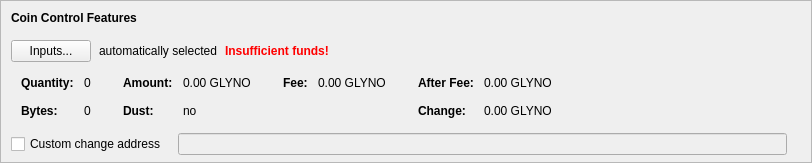
    <widget class="QFrame" name="frameCoinControl">
     <property name="sizePolicy">
      <sizepolicy hsizetype="Expanding" vsizetype="Expanding">
       <horstretch>0</horstretch>
       <verstretch>0</verstretch>
      </sizepolicy>
     </property>
     <property name="maximumSize">
      <size>
       <width>16777215</width>
       <height>16777215</height>
      </size>
     </property>
     <property name="frameShape">
      <enum>QFrame::StyledPanel</enum>
     </property>
     <property name="frameShadow">
      <enum>QFrame::Sunken</enum>
     </property>
     <layout class="QVBoxLayout" name="verticalLayoutCoinControl2">
      <property name="spacing">
       <number>0</number>
      </property>
      <property name="leftMargin">
       <number>0</number>
      </property>
      <property name="topMargin">
       <number>0</number>
      </property>
      <property name="rightMargin">
       <number>0</number>
      </property>
      <property name="bottomMargin">
       <number>6</number>
      </property>
      <item>
       <layout class="QVBoxLayout" name="verticalLayoutCoinControl" stretch="0,0,0,0,1">
        <property name="spacing">
         <number>0</number>
        </property>
        <property name="leftMargin">
         <number>10</number>
        </property>
        <property name="topMargin">
         <number>10</number>
        </property>
        <item>
         <layout class="QHBoxLayout" name="horizontalLayoutCoinControl1">
          <property name="bottomMargin">
           <number>15</number>
          </property>
          <item>
           <widget class="QLabel" name="labelCoinControlFeatures">
            <property name="sizePolicy">
             <sizepolicy hsizetype="Preferred" vsizetype="Maximum">
              <horstretch>0</horstretch>
              <verstretch>0</verstretch>
             </sizepolicy>
            </property>
            <property name="font">
             <font>
              <weight>75</weight>
              <bold>true</bold>
             </font>
            </property>
            <property name="styleSheet">
             <string notr="true">font-weight:bold;</string>
            </property>
            <property name="text">
             <string>Coin Control Features</string>
            </property>
           </widget>
          </item>
         </layout>
        </item>
        <item>
         <layout class="QHBoxLayout" name="horizontalLayoutCoinControl2" stretch="0,0,0,0">
          <property name="spacing">
           <number>8</number>
          </property>
          <property name="bottomMargin">
           <number>10</number>
          </property>
          <item>
           <widget class="QPushButton" name="pushButtonCoinControl">
            <property name="styleSheet">
             <string notr="true"/>
            </property>
            <property name="text">
             <string>Inputs...</string>
            </property>
            <property name="autoDefault">
             <bool>false</bool>
            </property>
           </widget>
          </item>
          <item>
           <widget class="QLabel" name="labelCoinControlAutomaticallySelected">
            <property name="text">
             <string>automatically selected</string>
            </property>
            <property name="margin">
             <number>5</number>
            </property>
           </widget>
          </item>
          <item>
           <widget class="QLabel" name="labelCoinControlInsuffFunds">
            <property name="font">
             <font>
              <weight>75</weight>
              <bold>true</bold>
             </font>
            </property>
            <property name="styleSheet">
             <string notr="true">color:red;font-weight:bold;</string>
            </property>
            <property name="text">
             <string>Insufficient funds!</string>
            </property>
            <property name="margin">
             <number>5</number>
            </property>
           </widget>
          </item>
          <item>
           <spacer name="horizontalSpacerCoinControl">
            <property name="orientation">
             <enum>Qt::Horizontal</enum>
            </property>
            <property name="sizeHint" stdset="0">
             <size>
              <width>40</width>
              <height>1</height>
             </size>
            </property>
           </spacer>
          </item>
         </layout>
        </item>
        <item>
         <widget class="QWidget" name="widgetCoinControl" native="true">
          <property name="sizePolicy">
           <sizepolicy hsizetype="Preferred" vsizetype="Preferred">
            <horstretch>0</horstretch>
            <verstretch>0</verstretch>
           </sizepolicy>
          </property>
          <property name="minimumSize">
           <size>
            <width>0</width>
            <height>0</height>
           </size>
          </property>
          <property name="styleSheet">
           <string notr="true"/>
          </property>
          <layout class="QHBoxLayout" name="horizontalLayoutCoinControl5">
           <property name="leftMargin">
            <number>0</number>
           </property>
           <property name="topMargin">
            <number>0</number>
           </property>
           <property name="rightMargin">
            <number>0</number>
           </property>
           <property name="bottomMargin">
            <number>0</number>
           </property>
           <item>
            <layout class="QHBoxLayout" name="horizontalLayoutCoinControl3" stretch="0,0,0,1">
             <property name="spacing">
              <number>20</number>
             </property>
             <property name="topMargin">
              <number>0</number>
             </property>
             <property name="bottomMargin">
              <number>10</number>
             </property>
             <item>
              <layout class="QFormLayout" name="formLayoutCoinControl1">
               <property name="horizontalSpacing">
                <number>10</number>
               </property>
               <property name="verticalSpacing">
                <number>14</number>
               </property>
               <property name="leftMargin">
                <number>10</number>
               </property>
               <property name="topMargin">
                <number>4</number>
               </property>
               <property name="rightMargin">
                <number>6</number>
               </property>
               <item row="0" column="0">
                <widget class="QLabel" name="labelCoinControlQuantityText">
                 <property name="font">
                  <font>
                   <weight>75</weight>
                   <bold>true</bold>
                  </font>
                 </property>
                 <property name="text">
                  <string>Quantity:</string>
                 </property>
                 <property name="margin">
                  <number>0</number>
                 </property>
                </widget>
               </item>
               <item row="0" column="1">
                <widget class="QLabel" name="labelCoinControlQuantity">
                 <property name="cursor">
                  <cursorShape>IBeamCursor</cursorShape>
                 </property>
                 <property name="contextMenuPolicy">
                  <enum>Qt::ActionsContextMenu</enum>
                 </property>
                 <property name="text">
                  <string notr="true">0</string>
                 </property>
                 <property name="margin">
                  <number>0</number>
                 </property>
                 <property name="textInteractionFlags">
                  <set>Qt::LinksAccessibleByMouse|Qt::TextSelectableByKeyboard|Qt::TextSelectableByMouse</set>
                 </property>
                </widget>
               </item>
               <item row="1" column="0">
                <widget class="QLabel" name="labelCoinControlBytesText">
                 <property name="font">
                  <font>
                   <weight>75</weight>
                   <bold>true</bold>
                  </font>
                 </property>
                 <property name="text">
                  <string>Bytes:</string>
                 </property>
                </widget>
               </item>
               <item row="1" column="1">
                <widget class="QLabel" name="labelCoinControlBytes">
                 <property name="cursor">
                  <cursorShape>IBeamCursor</cursorShape>
                 </property>
                 <property name="contextMenuPolicy">
                  <enum>Qt::ActionsContextMenu</enum>
                 </property>
                 <property name="text">
                  <string notr="true">0</string>
                 </property>
                 <property name="textInteractionFlags">
                  <set>Qt::LinksAccessibleByMouse|Qt::TextSelectableByKeyboard|Qt::TextSelectableByMouse</set>
                 </property>
                </widget>
               </item>
              </layout>
             </item>
             <item>
              <layout class="QFormLayout" name="formLayoutCoinControl2">
               <property name="horizontalSpacing">
                <number>10</number>
               </property>
               <property name="verticalSpacing">
                <number>14</number>
               </property>
               <property name="leftMargin">
                <number>6</number>
               </property>
               <property name="topMargin">
                <number>4</number>
               </property>
               <property name="rightMargin">
                <number>6</number>
               </property>
               <item row="0" column="0">
                <widget class="QLabel" name="labelCoinControlAmountText">
                 <property name="font">
                  <font>
                   <weight>75</weight>
                   <bold>true</bold>
                  </font>
                 </property>
                 <property name="text">
                  <string>Amount:</string>
                 </property>
                 <property name="margin">
                  <number>0</number>
                 </property>
                </widget>
               </item>
               <item row="0" column="1">
                <widget class="QLabel" name="labelCoinControlAmount">
                 <property name="cursor">
                  <cursorShape>IBeamCursor</cursorShape>
                 </property>
                 <property name="contextMenuPolicy">
                  <enum>Qt::ActionsContextMenu</enum>
                 </property>
                 <property name="text">
                  <string notr="true">0.00 GLYNO</string>
                 </property>
                 <property name="textInteractionFlags">
                  <set>Qt::LinksAccessibleByMouse|Qt::TextSelectableByKeyboard|Qt::TextSelectableByMouse</set>
                 </property>
                </widget>
               </item>
               <item row="1" column="0">
                <widget class="QLabel" name="labelCoinControlLowOutputText">
                 <property name="font">
                  <font>
                   <weight>75</weight>
                   <bold>true</bold>
                  </font>
                 </property>
                 <property name="text">
                  <string>Dust:</string>
                 </property>
                </widget>
               </item>
               <item row="1" column="1">
                <widget class="QLabel" name="labelCoinControlLowOutput">
                 <property name="cursor">
                  <cursorShape>IBeamCursor</cursorShape>
                 </property>
                 <property name="contextMenuPolicy">
                  <enum>Qt::ActionsContextMenu</enum>
                 </property>
                 <property name="text">
                  <string notr="true">no</string>
                 </property>
                 <property name="textInteractionFlags">
                  <set>Qt::LinksAccessibleByMouse|Qt::TextSelectableByKeyboard|Qt::TextSelectableByMouse</set>
                 </property>
                </widget>
               </item>
              </layout>
             </item>
             <item>
              <layout class="QFormLayout" name="formLayoutCoinControl3">
               <property name="horizontalSpacing">
                <number>10</number>
               </property>
               <property name="verticalSpacing">
                <number>14</number>
               </property>
               <property name="leftMargin">
                <number>6</number>
               </property>
               <property name="topMargin">
                <number>4</number>
               </property>
               <property name="rightMargin">
                <number>6</number>
               </property>
               <item row="0" column="0">
                <widget class="QLabel" name="labelCoinControlFeeText">
                 <property name="font">
                  <font>
                   <weight>75</weight>
                   <bold>true</bold>
                  </font>
                 </property>
                 <property name="text">
                  <string>Fee:</string>
                 </property>
                 <property name="margin">
                  <number>0</number>
                 </property>
                </widget>
               </item>
               <item row="0" column="1">
                <widget class="QLabel" name="labelCoinControlFee">
                 <property name="cursor">
                  <cursorShape>IBeamCursor</cursorShape>
                 </property>
                 <property name="contextMenuPolicy">
                  <enum>Qt::ActionsContextMenu</enum>
                 </property>
                 <property name="text">
                  <string notr="true">0.00 GLYNO</string>
                 </property>
                 <property name="textInteractionFlags">
                  <set>Qt::LinksAccessibleByMouse|Qt::TextSelectableByKeyboard|Qt::TextSelectableByMouse</set>
                 </property>
                </widget>
               </item>
             </layout>
             </item>
             <item>
              <layout class="QFormLayout" name="formLayoutCoinControl4">
               <property name="horizontalSpacing">
                <number>10</number>
               </property>
               <property name="verticalSpacing">
                <number>14</number>
               </property>
               <property name="leftMargin">
                <number>6</number>
               </property>
               <property name="topMargin">
                <number>4</number>
               </property>
               <property name="rightMargin">
                <number>6</number>
               </property>
               <item row="0" column="0">
                <widget class="QLabel" name="labelCoinControlAfterFeeText">
                 <property name="font">
                  <font>
                   <weight>75</weight>
                   <bold>true</bold>
                  </font>
                 </property>
                 <property name="text">
                  <string>After Fee:</string>
                 </property>
                 <property name="margin">
                  <number>0</number>
                 </property>
                </widget>
               </item>
               <item row="0" column="1">
                <widget class="QLabel" name="labelCoinControlAfterFee">
                 <property name="cursor">
                  <cursorShape>IBeamCursor</cursorShape>
                 </property>
                 <property name="contextMenuPolicy">
                  <enum>Qt::ActionsContextMenu</enum>
                 </property>
                 <property name="text">
                  <string notr="true">0.00 GLYNO</string>
                 </property>
                 <property name="textInteractionFlags">
                  <set>Qt::LinksAccessibleByMouse|Qt::TextSelectableByKeyboard|Qt::TextSelectableByMouse</set>
                 </property>
                </widget>
               </item>
               <item row="1" column="0">
                <widget class="QLabel" name="labelCoinControlChangeText">
                 <property name="font">
                  <font>
                   <weight>75</weight>
                   <bold>true</bold>
                  </font>
                 </property>
                 <property name="text">
                  <string>Change:</string>
                 </property>
                </widget>
               </item>
               <item row="1" column="1">
                <widget class="QLabel" name="labelCoinControlChange">
                 <property name="cursor">
                  <cursorShape>IBeamCursor</cursorShape>
                 </property>
                 <property name="contextMenuPolicy">
                  <enum>Qt::ActionsContextMenu</enum>
                 </property>
                 <property name="text">
                  <string notr="true">0.00 GLYNO</string>
                 </property>
                 <property name="textInteractionFlags">
                  <set>Qt::LinksAccessibleByMouse|Qt::TextSelectableByKeyboard|Qt::TextSelectableByMouse</set>
                 </property>
                </widget>
               </item>
              </layout>
             </item>
            </layout>
           </item>
          </layout>
         </widget>
        </item>
        <item>
         <layout class="QHBoxLayout" name="horizontalLayoutCoinControl4" stretch="0,0,0">
          <property name="spacing">
           <number>12</number>
          </property>
          <property name="sizeConstraint">
           <enum>QLayout::SetDefaultConstraint</enum>
          </property>
          <property name="topMargin">
           <number>5</number>
          </property>
          <property name="rightMargin">
           <number>5</number>
          </property>
          <item>
           <widget class="QCheckBox" name="checkBoxCoinControlChange">
            <property name="toolTip">
             <string>If this is activated, but the change address is empty or invalid, change will be sent to a newly generated address.</string>
            </property>
            <property name="text">
             <string>Custom change address</string>
            </property>
           </widget>
          </item>
          <item>
           <widget class="QValidatedLineEdit" name="lineEditCoinControlChange">
            <property name="enabled">
             <bool>false</bool>
            </property>
            <property name="sizePolicy">
             <sizepolicy hsizetype="Expanding" vsizetype="Fixed">
              <horstretch>0</horstretch>
              <verstretch>0</verstretch>
             </sizepolicy>
            </property>
           </widget>
          </item>
          <item>
           <widget class="QLabel" name="labelCoinControlChangeLabel">
            <property name="sizePolicy">
             <sizepolicy hsizetype="Preferred" vsizetype="Expanding">
              <horstretch>0</horstretch>
              <verstretch>0</verstretch>
             </sizepolicy>
            </property>
            <property name="minimumSize">
             <size>
              <width>0</width>
              <height>0</height>
             </size>
            </property>
            <property name="text">
             <string/>
            </property>
            <property name="margin">
             <number>3</number>
            </property>
           </widget>
          </item>
         </layout>
        </item>
        <item>
         <spacer name="verticalSpacerCoinControl">
          <property name="orientation">
           <enum>Qt::Vertical</enum>
          </property>
          <property name="sizeHint" stdset="0">
           <size>
            <width>800</width>
            <height>1</height>
           </size>
          </property>
         </spacer>
        </item>
       </layout>
      </item>
     </layout>
    </widget>
